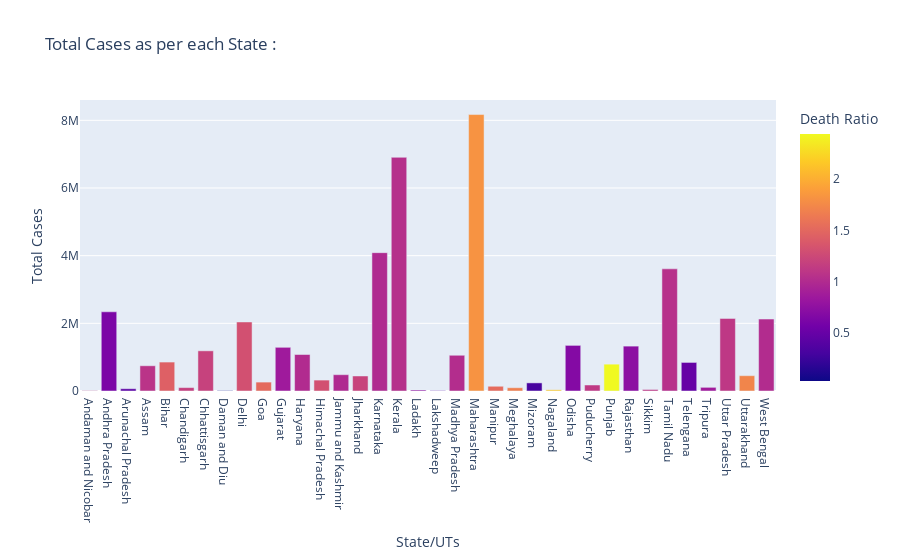

The cell this chart's notebook holds for it:
### Markdown cell above
## Visualization No.2
**Bar chart that shows the total number of cases varies across states/UTs, with the color of each bar indicating the corresponding death ratio.**

### Code cell
# Import the necessary libraries
import pandas as pd
import plotly.express as px

# Create a bar plot using Plotly Express
px.bar(df, x="State/UTs", y="Total Cases", color="Death Ratio", title="Total Cases as per each State : ")

### Figure 1 — Plotly figure (JSON) as saved in the notebook; plotly's stock layout.template omitted (floating-point values rounded to 4 significant figures)
{"data": [{"alignmentgroup": "True", "hovertemplate": "State/UTs=%{x}<br>Total Cases=%{y}<br>Death Ratio=%{marker.color}<extra></extra>", "legendgroup": "", "marker": {"color": [1.2, 0.63, 0.44, 1.08, 1.44, 1.18, 1.19, 0.03, 1.31, 1.52, 0.86, 1, 1.31, 0.99, 1.2, 0.99, 1.04, 0.78, 0.46, 1.02, 1.82, 1.53, 1.68, 0.31, 2.17, 0.68, 1.12, 2.44, 0.73, 1.12, 1.05, 0.49, 0.87, 1.11, 1.72, 1.01], "coloraxis": "coloraxis", "pattern": {"shape": ""}}, "name": "", "offsetgroup": "", "orientation": "v", "showlegend": false, "textposition": "auto", "type": "bar", "x": ["Andaman and Nicobar", "Andhra Pradesh", "Arunachal Pradesh", "Assam", "Bihar", "Chandigarh", "Chhattisgarh", "Daman and Diu", "Delhi", "Goa", "Gujarat", "Haryana", "Himachal Pradesh", "Jammu and Kashmir", "Jharkhand", "Karnataka", "Kerala", "Ladakh", "Lakshadweep", "Madhya Pradesh", "Maharashtra", "Manipur", "Meghalaya", "Mizoram", "Nagaland", "Odisha", "Puducherry", "Punjab", "Rajasthan", "Sikkim", "Tamil Nadu", "Telengana", "Tripura", "Uttar Pradesh", "Uttarakhand", "West Bengal"], "xaxis": "x", "y": [10766, 2340676, 67049, 746159, 855267, 100693, 1187695, 11592, 2040910, 263346, 1291383, 1078903, 322905, 482023, 443826, 4088769, 6907241, 29602, 11415, 1056351, 8171048, 140034, 96983, 239560, 36033, 1348409, 177547, 793644, 1326465, 44927, 3610655, 844432, 108493, 2145431, 452571, 2126282], "yaxis": "y"}], "layout": {"autosize": true, "barmode": "relative", "coloraxis": {"colorbar": {"title": {"text": "Death Ratio"}}, "colorscale": [[0, "#0d0887"], [0.1111, "#46039f"], [0.2222, "#7201a8"], [0.3333, "#9c179e"], [0.4444, "#bd3786"], [0.5556, "#d8576b"], [0.6667, "#ed7953"], [0.7778, "#fb9f3a"], [0.8889, "#fdca26"], [1, "#f0f921"]]}, "legend": {"tracegroupgap": 0}, "title": {"text": "Total Cases as per each State : "}, "xaxis": {"anchor": "y", "autorange": true, "domain": [0, 1], "range": [-0.5, 35.5], "title": {"text": "State/UTs"}, "type": "category"}, "yaxis": {"anchor": "x", "autorange": true, "domain": [0, 1], "range": [0, 8601000.0], "title": {"text": "Total Cases"}, "type": "linear"}}}
